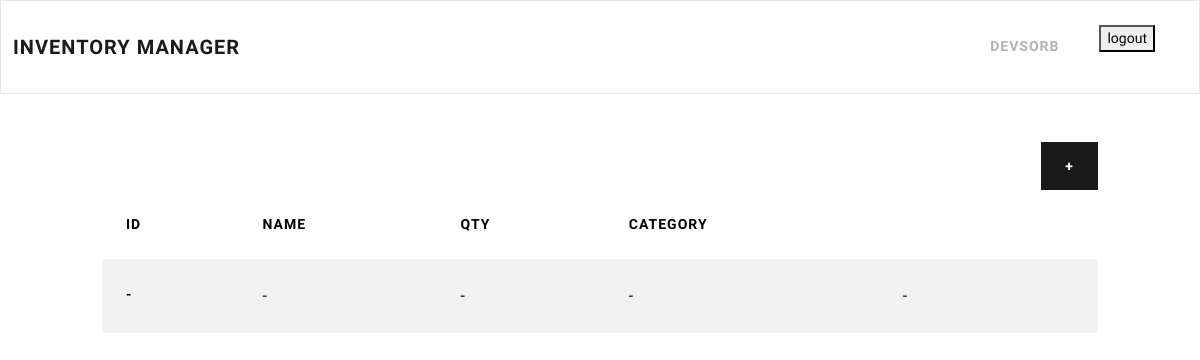
The app's page /dashboard/ (signed in), older data.
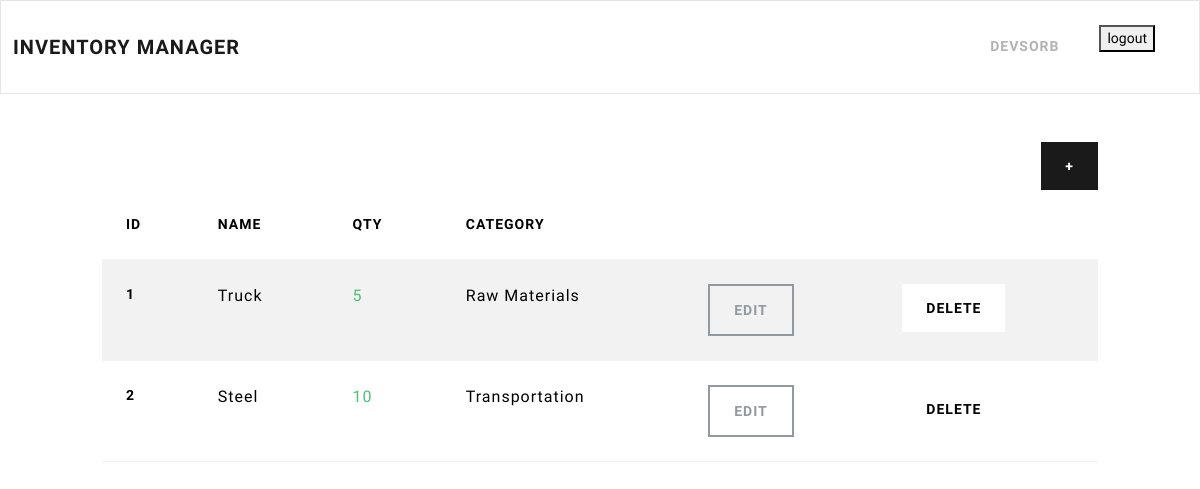
The same page, newer data.
### inventory/models.py (models this page shows, shortened)
class InventoryItem(models.Model):
    name = models.CharField(max_length=200)
    quantity = models.PositiveIntegerField()
    category = models.ForeignKey('Category', on_delete=models.SET_NULL, blank=True, null=True)
    date_created =models.DateTimeField(auto_now_add=True)
    user = models.ForeignKey('auth.User', on_delete=models.CASCADE)

class Category(models.Model):
    name = models.CharField(max_length=200)
    class Meta:
        verbose_name_plural ='categories'

### inventory/views.py (the view)
# urls.py: path('dashboard/', Dashboard.as_view(), name='dashboard'),
class Dashboard(LoginRequiredMixin, View):
    def get(self, request):
        items = InventoryItem.objects.filter(user=self.request.user.id).order_by('id')
        return render(request, 'inventory/dashboard.html', {'items': items})

### inventory/templates/inventory/dashboard.html (shortened to what this page needs)
{% extends 'inventory/base.html' %}
{% block content %}
	<div class="row">
		<div class="col-md-10 col-12 mx-auto mt-5">
			<div class="d-flex justify-content-end">
				<a href="{% url 'add-item' %}" class="btn btn-primary">+</a>
			</div>
			<table class="table table-hover table-striped">
				<thead>
					<tr>
						<th scope="col">ID</th>
						<th scope="col">Name</th>
						<th scope="col">Qty</th>
						<th scope="col">Category</th>
						<th scope="col"></th>
						<th scope="col"></th>
					</tr>
				</thead>
				<tbody>
					{% if items|length == 0 %}
					<tr>
						<th scope="row">-</th>
						<td>-</td>
						<td>-</td>
						<td>-</td>
						<td>-</td>
						<td></td>
					</tr>
					{% endif %}
					{% for item in items %}
					<tr>
						<th scope="row">{{ item.id }}</th>
						<td>{{ item.name }}</td>
						{% if item.id in low_inventory_ids %}
							<td class="text-danger">{{ item.quantity }}</td>
						{% else %}
							<td class="text-success">{{ item.quantity }}</td>
						{% endif %}
						<td>{{ item.category.name }}</td>
						<td><a href="{% url 'edit-item' item.id %}" class="btn btn-outline-secondary">Edit</a></td>
						<td><a href="{% url 'delete-item' item.id %}" class="btn btn-secondary">Delete</a></td>
					</tr>
					{% endfor %}
				</tbody>
			</table>
		</div>
	</div>
{% endblock content %}

### inventory/templates/inventory/base.html (shortened to what this page needs)
<!DOCTYPE html>
<html lang="en">
<head>
    <link href ="https://bootswatch.com/5/lux/bootstrap.css" rel="stylesheet">
</head>
<body>
    {%include 'inventory/navigation.html' %}
   {% block content %}
   {% endblock %}
</body>
</html>

### inventory/templates/inventory/navigation.html (shortened to what this page needs)
<nav class="navbar navbar-expand-lg bg-light">
  <div class="container-fluid">
    <a class="navbar-brand" href="{% url 'index' %}">Inventory Manager</a>
    <div class="collapse navbar-collapse justify-content-end" id="navbarNav">
      <ul class="navbar-nav">
        {% if user.is_authenticated %}
        <li class="nav-item">
          <a class="nav-link" href="#">{{ user.username }}</a>
        </li>
        <li class="nav-item">
          <form method="post" action="{% url 'logout' %}">
            <button type="submit">logout</button>
          </form>
        </li>
        {% endif %}
      </ul>
    </div>
  </div>
</nav>

Row changes from the older to the newer data that the page shows:
added InventoryItem: id "1", name "Truck", quantity "5", category.name "Raw Materials"
added InventoryItem: id "2", name "Steel", quantity "10", category.name "Transportation"
